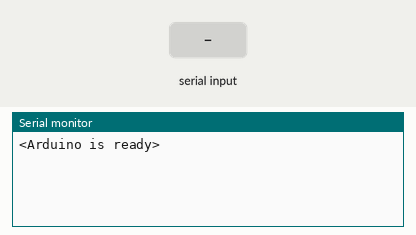
The sketch below on a simulated Arduino Uno, built with avr-gcc and run on an emulated ATmega328P. Shown: the last lines printed to the serial monitor. The inputs (shaded band) are chosen by the test bench.

Above: at 1.2 s.
1.3 s: "1" received over the second serial link
At 2.2 s:
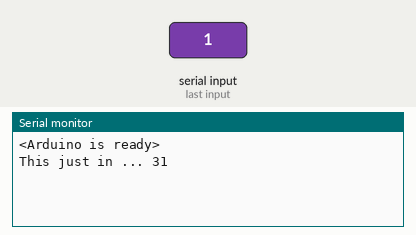
2.8 s: "0" received over the second serial link
At 3.4 s:
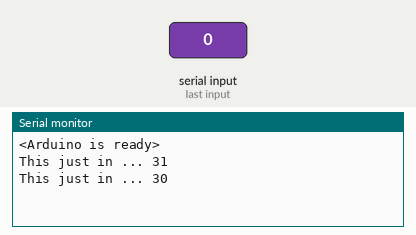
4.3 s: "2" received over the second serial link
At 5.7 s:
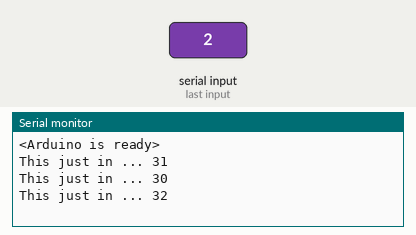

The sketch:

Serial-simple_read.ino
```cpp
#include <SoftwareSerial.h>

SoftwareSerial mySerial(3, 4); // RX, TX

char receivedChar;
boolean newData = false;

void setup() {
    Serial.begin(9600);
    mySerial.begin(9600);

    Serial.println("<Arduino is ready>");
}

void loop() {
    recvOneChar();
    showNewData();
}

void recvOneChar() {
    if (mySerial.available() > 0) {
        receivedChar = mySerial.read();
        newData = true;
    }
}

void showNewData() {
    if (newData == true) {
        Serial.print("This just in ... ");
        Serial.println(receivedChar, HEX);  // may not need HEX
        newData = false;
    }
}
```

Measured:
- after the input at 1.3 s, the serial monitor: prints a new line at once (image 1)
- after the input at 2.8 s, the serial monitor: prints a new line at once (image 2)
- after the input at 4.3 s, the serial monitor: prints a new line at once (image 3)
